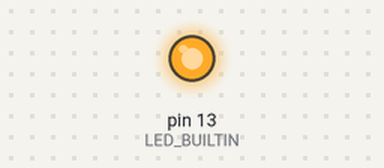
A sketch run on a simulated Arduino Uno, built with avr-gcc and run on an emulated ATmega328P. Parts: output pins drawn as LEDs (lit = HIGH). At 36.0 s the program stops and its outputs stay as they are.

Above: at 0.5 s.
At 10.5 s:
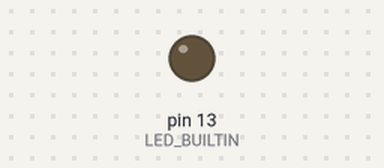
Timing chart, 0 to 15.6 s (numbered marks = the images above):
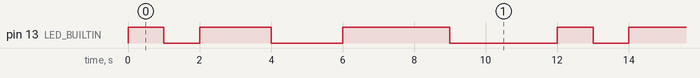

The sketch:

Blink3.ino
```cpp
// This is the solution code for the Second Bonus Task of
// Blinking and Fading Lights Question

int rotations = 0;

void setup() {
  // Sets up the data transmission speed (baud-rate)
  // This is set at 9600 bits per second
  // Useful if you need to send information to/from
  // the arduino
  Serial.begin(9600);

  // Set the Builtin LED to Output (light)
  pinMode(LED_BUILTIN, OUTPUT);

  // Have the LED_BUILTIN start in an "LOW" state
  // This will keep the LED off
  digitalWrite(LED_BUILTIN, LOW);
}

void loop() {
  // Turn the LED on
  digitalWrite(LED_BUILTIN, HIGH);

  // Wait 1000 milliseconds (1 second) before continuing
  delay(1000);

  // Turn the LED off
  digitalWrite(LED_BUILTIN, LOW);

  // Wait 1000 milliseconds (1 second) before continuing
  delay(1000);

  // Turn the LED on
  digitalWrite(LED_BUILTIN, HIGH);

  // Wait 2000 milliseconds (2 second) before continuing
  delay(2000);

  // Turn the LED off
  digitalWrite(LED_BUILTIN, LOW);

  // Wait 2000 milliseconds (2 seconds) before continuing
  delay(2000);

    // Turn the LED on
  digitalWrite(LED_BUILTIN, HIGH);

  // Wait 3000 milliseconds (3 second) before continuing
  delay(3000);

  // Turn the LED off
  digitalWrite(LED_BUILTIN, LOW);

  // Wait 3000 milliseconds (3 seconds) before continuing
  delay(3000);

  // Increase the number of rotations completed
  rotations = rotations + 1;

  // Check how many rotations have been completed
  // If its larger than 3, stop running the loop
  if (rotations >= 3) {
    // When the Arduino reaches this block of code, it will
    // get stuck in the while loop and be unable to return to
    // the start of the loop function
    while (true) {
      // If you wanted to add some code inside, you could
      // add a delay statement but it's not really necessary
      // delay(10000);
    }
  }

  // Note: You can achieve a similar effect by using a for loop instead of using a flag
}
```

Measured:
- by itself, pin 13 (LED_BUILTIN): repeats every 12.0 s: LOW 1.0 s, HIGH 2.0 s, LOW 2.0 s, HIGH 3.0 s, LOW 3.0 s, HIGH 1.0 s
- by itself, everything shown: repeats every 12.0 s, in 6 steps
